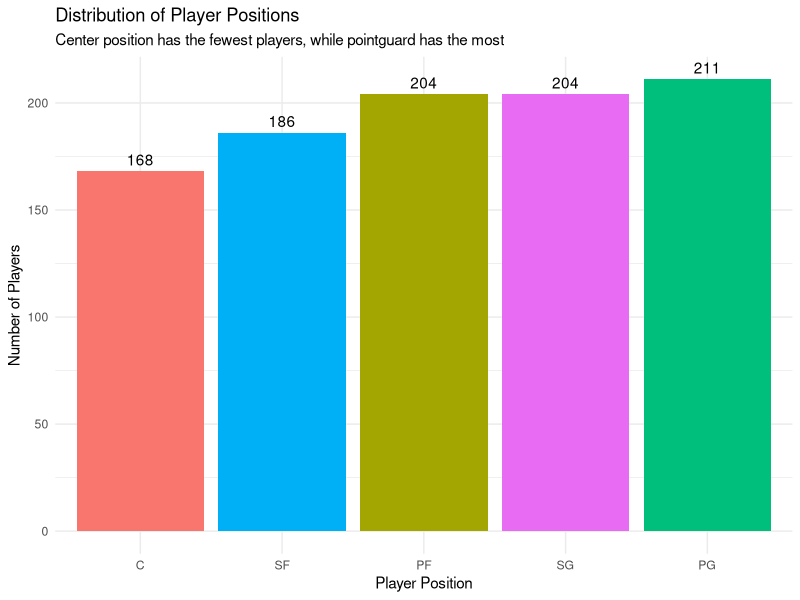
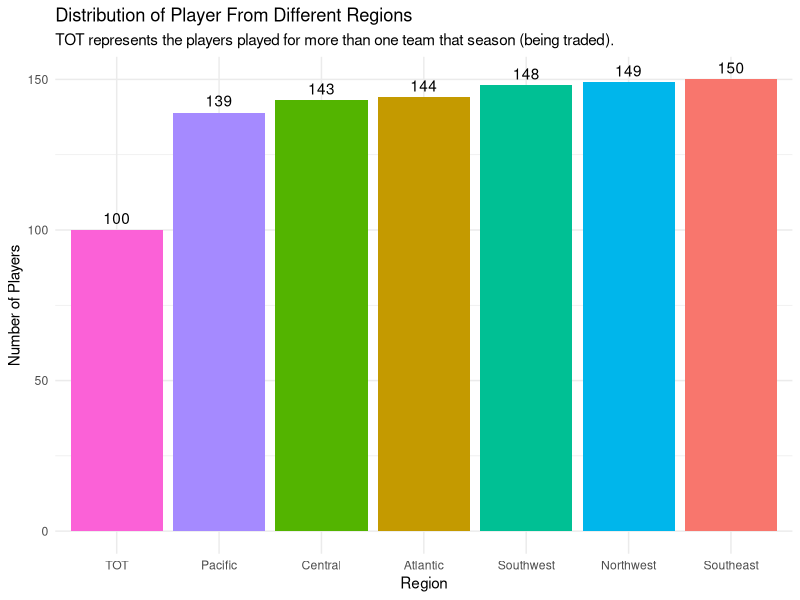
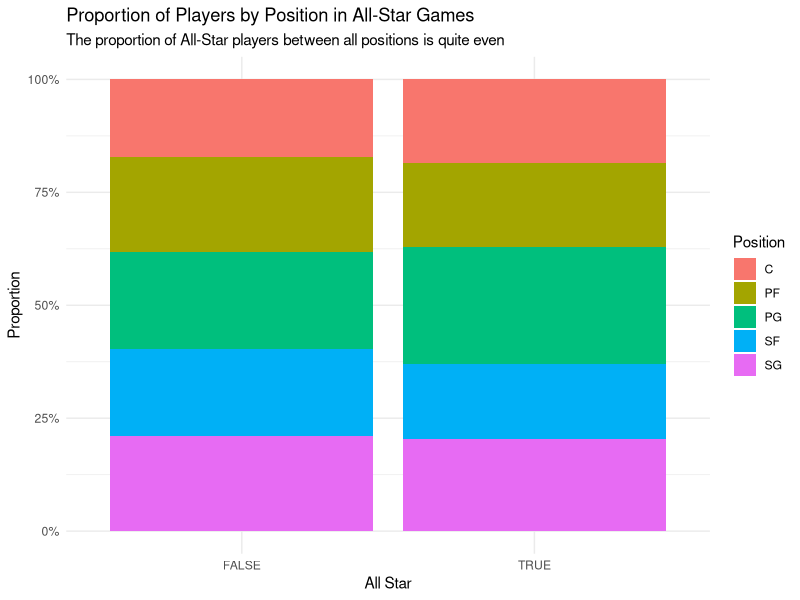
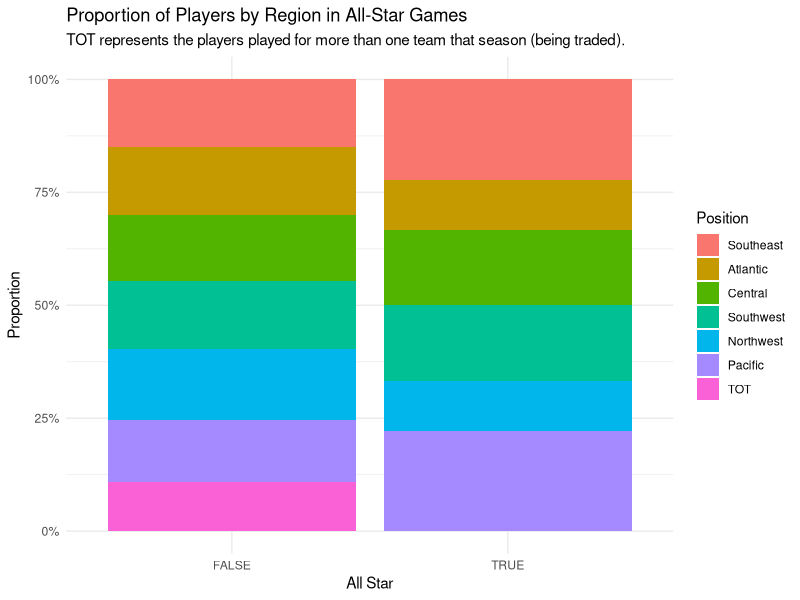
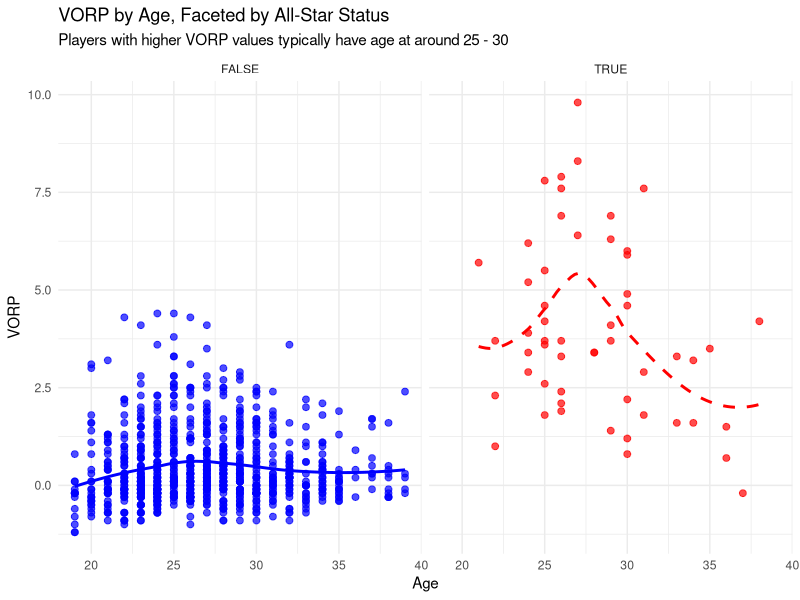
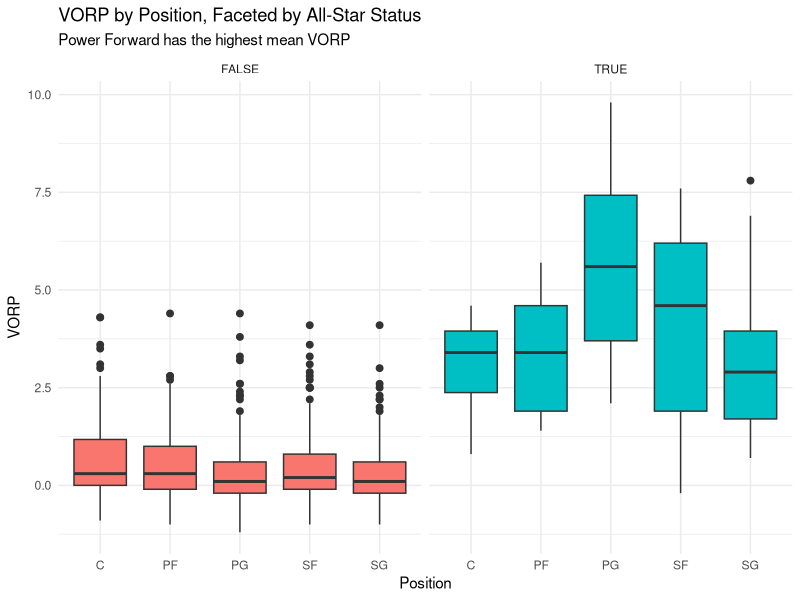

Here is the R script that generated these plots, in order:
## ---- chunk 1
knitr::opts_chunk$set(echo = TRUE)


library(tidyverse)
library(tidyr)
library(dplyr)
library(here)
library(ggplot2)
library(scales)


nba_15_16<-read.csv(here('data analysis', 'nba_15.csv')) 
## ---- chunk 2
nba_0 <- nba_15_16 %>% dplyr::select(c('Pos', "Age", "Tm", "ALL_STAR", "VORP", "G"))
nba_0 <-  nba_0 %>% filter(G > 20)
## ---- chunk 3
nba_1 <-  nba_0 %>% filter(Pos %in% c('C', 'PF', 'SF', 'SG', 'PG'))

nba_pos_count <- nba_1 %>%
  count(Pos, name = "Count") %>%
  arrange(desc(Count))

ggplot(nba_pos_count, aes(x = reorder(Pos, Count), y = Count, fill = Pos)) +
  geom_bar(stat = "identity") +
  labs(
    title = "Distribution of Player Positions",
    subtitle = "Center position has the fewest players, while pointguard has the most",
    x = "Player Position",
    y = "Number of Players"
  ) +
  theme_minimal() +
  theme(legend.position = "none") +
  geom_text(aes(label = Count), vjust = -0.5)
## ---- chunk 4
nba_basic <- nba_1 %>%
  mutate(region = forcats::fct_collapse(Tm,
                                        Pacific = c("LAL","GSW","LAC","PHO","SAC"),
                                        Northwest = c("UTA","MIN","OKC","POR","DEN"),
                                        Southwest = c("DAL","SAS","HOU","NOP","MEM"),
                                        Central = c("DET","CLE","MIL","CHI","IND"),
                                        Southeast = c("MIA","WAS","CHO","ORL","ATL"),
                                        Atlantic = c("NYK","TOR","BOS","PHI","BRK"))) %>%
  dplyr::select(-Tm) 

nba_basic$region <- as.factor(nba_basic$region)

nba_region_count <- nba_basic %>%
  count(region, name = "Count") %>%
  arrange(desc(Count))

ggplot(nba_region_count, aes(x = reorder(region, Count), y = Count, fill = region)) +
  geom_bar(stat = "identity") +
  labs(
    title = "Distribution of Player From Different Regions",
    subtitle = "TOT represents the players played for more than one team that season (being traded).",
    x = "Region",
    y = "Number of Players"
  ) +
  theme_minimal() +
  theme(legend.position = "none") +
  geom_text(aes(label = Count), vjust = -0.5)
## ---- chunk 5
ggplot(nba_basic, aes(x = ALL_STAR, fill = Pos)) +
  geom_bar(position = 'fill') +
  labs(
    x = "All Star",
    y = "Proportion",
    title = "Proportion of Players by Position in All-Star Games",
    subtitle = "The proportion of All-Star players between all positions is quite even",
    fill = "Position"
  ) +
  scale_y_continuous(labels = percent_format()) +  
  theme_minimal()
## ---- chunk 6
ggplot(nba_basic, aes(x = ALL_STAR, fill = region)) +
  geom_bar(position = 'fill') +
  labs(
    x = "All Star",
    y = "Proportion",
    title = "Proportion of Players by Region in All-Star Games",
    subtitle = "TOT represents the players played for more than one team that season (being traded).",
    fill = "Position"
  ) +
  scale_y_continuous(labels = percent_format()) +  
  theme_minimal()
## ---- chunk 7
ggplot(data = nba_basic, aes(x = Age, y = VORP)) +
  facet_wrap(~ ALL_STAR, ncol = 2) +  
  geom_point(aes(color = ALL_STAR), size = 2, alpha = 0.7) + 
  geom_smooth(aes(linetype = ALL_STAR, color = ALL_STAR), se = FALSE, method = "loess") +  
  labs(
    title = "VORP by Age, Faceted by All-Star Status",
    subtitle = "Players with higher VORP values typically have age at around 25 - 30",
    x = "Age", y = "VORP",
    color = "All-Star Status",
    linetype = "All-Star Status"
  )  +
  scale_color_manual(values = c("blue", "red")) +
  theme_minimal() +
  theme(legend.position = "none") +
  scale_linetype_manual(values = c("solid", "dashed"))
## ---- chunk 8
ggplot(nba_basic,aes (x=Pos,y=VORP,fill=ALL_STAR)) + 
  facet_wrap(~ ALL_STAR) + 
  geom_boxplot(outlier.size = 2) + 
  labs(title = "VORP by Position, Faceted by All-Star Status", 
       subtitle = "Power Forward has the highest mean VORP",
  x = "Position", y = "VORP")+
  theme_minimal() +
  theme(legend.position = "none")
